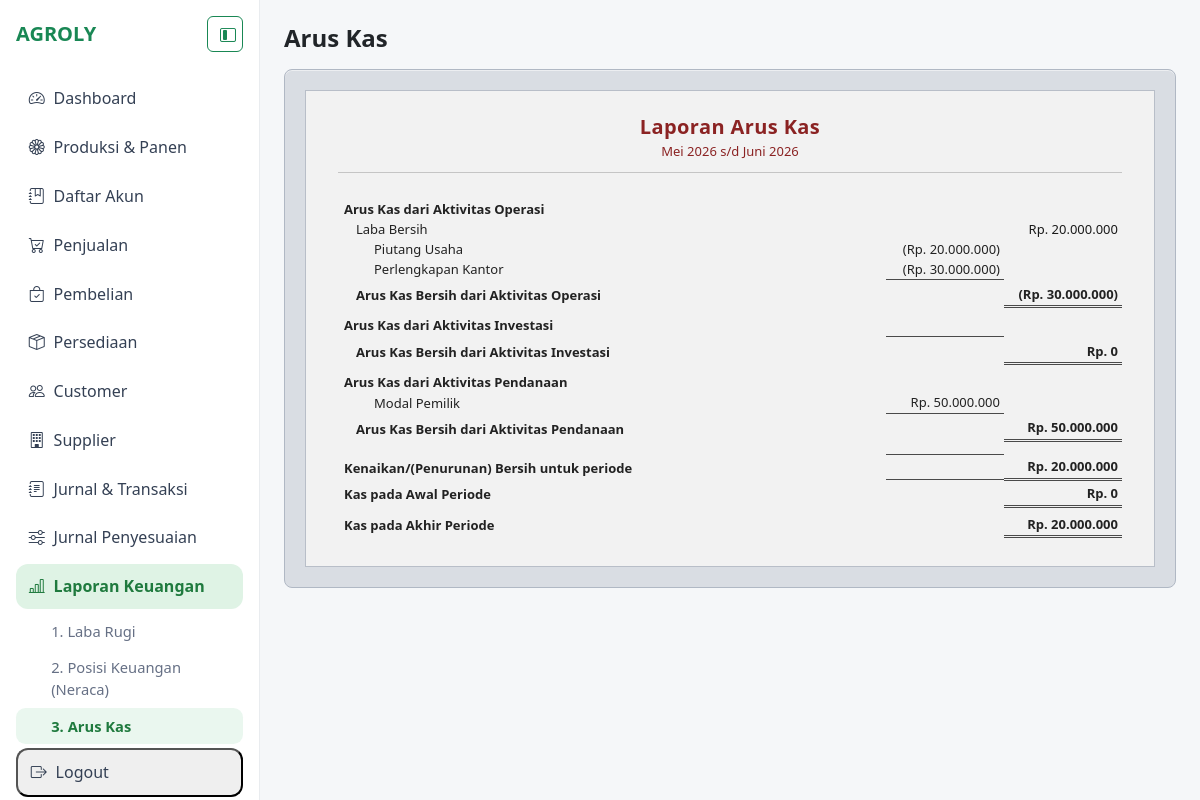
Page /akuntansi/laporan/arus-kas/ (signed in) on the committed database.
### agroly/akuntansi/models.py (models this page shows, shortened)
class Akun(models.Model):
    KATEGORI_AKUN = (
        ("aset", "Aset"),
        ("kewajiban", "Kewajiban"),
        ("ekuitas", "Ekuitas"),
        ("pendapatan", "Pendapatan"),
        ("hpp", "HPP"),
        ("beban_operasional", "Beban Operasional"),
        ("pendapatan_lain", "Pendapatan Lain-lain"),
        ("beban_lain", "Beban Lain-lain"),
    )
    kode_akun = models.CharField(max_length=10, unique=True)
    nama_akun = models.CharField(max_length=150)
    kategori_akun = models.CharField(max_length=30, choices=KATEGORI_AKUN)
    aktif = models.BooleanField(default=True)
    class Meta:
        db_table = "akun"
        ordering = ["kode_akun"]

### agroly/akuntansi/views.py (the view)
# urls.py: path("laporan/arus-kas/", LaporanArusKasView.as_view(), name="laporan_arus_kas"),
class LaporanArusKasView(LoginRequiredMixin, TemplateView):
    template_name = "akuntansi/laporan_arus_kas.html"
    def get_context_data(self, **kwargs):
        context = super().get_context_data(**kwargs)
        context["arus_kas_detail"] = ServiceLaporanKeuangan.hitung_arus_kas_terstruktur()
        return context

### agroly/akuntansi/services.py (called while the page is built)
    @staticmethod
    def _format_rp(nilai: Decimal) -> str:
        return format_rupiah(nilai)

    @staticmethod
    def _format_rp_neraca(nilai: Decimal) -> str:
        return format_rupiah_neraca(nilai)

    @staticmethod
    def _rentang_periode():
        rentang = JurnalHeader.objects.aggregate(awal=Min("tanggal"), akhir=Max("tanggal"))
        return rentang["awal"], rentang["akhir"]

    @staticmethod
    def _label_periode_arus_kas() -> str:
        awal, akhir = ServiceLaporanKeuangan._rentang_periode()
        if not awal or not akhir:
            return "Belum ada transaksi"
        if awal == akhir:
            return f"{BULAN_ID[awal.month]} {awal.year}"
        if awal.year == akhir.year:
            return f"{BULAN_ID[awal.month]} {awal.year} s/d {BULAN_ID[akhir.month]} {akhir.year}"
        return f"{BULAN_ID[awal.month]} {awal.year} s/d {BULAN_ID[akhir.month]} {akhir.year}"

    @staticmethod
    def _mutasi_akun_periode(akun: Akun, awal, akhir) -> Decimal:
        agregat = JurnalDetail.objects.filter(
            akun=akun,
            jurnal_header__tanggal__gte=awal,
            jurnal_header__tanggal__lte=akhir,
        ).aggregate(total_debit=Sum("debit"), total_kredit=Sum("kredit"))
        debit = agregat["total_debit"] or Decimal("0")
        kredit = agregat["total_kredit"] or Decimal("0")
        return debit - kredit

    @staticmethod
    def _saldo_kas_per(tanggal) -> Decimal:
        if not tanggal:
            return Decimal("0")
        total = Decimal("0")
        for akun in Akun.objects.filter(kode_akun__startswith="111", aktif=True):
            agregat = JurnalDetail.objects.filter(
                akun=akun,
                jurnal_header__tanggal__lte=tanggal,
            ).aggregate(total_debit=Sum("debit"), total_kredit=Sum("kredit"))
            debit = agregat["total_debit"] or Decimal("0")
            kredit = agregat["total_kredit"] or Decimal("0")
            total += debit - kredit
        return total

    @staticmethod
    def _saldo_kas_sebelum(tanggal) -> Decimal:
        if not tanggal:
            return Decimal("0")
        return ServiceLaporanKeuangan._saldo_kas_per(tanggal - timedelta(days=1))

    @staticmethod
    def _baris_arus_kas(nama: str, nilai: Decimal) -> dict:
        return {
            "nama": nama,
            "nilai": nilai,
            "nilai_display": ServiceLaporanKeuangan._format_rp_neraca(nilai),
        }

### templates/akuntansi/laporan_arus_kas.html (shortened to what this page needs)
{% extends "base.html" %}
{% load akuntansi_filters %}
{% block content %}
<h4 class="fw-bold mb-3">Arus Kas</h4>
<div class="fin-outer">
  <div class="fin-paper">
    <header class="fin-header text-center">
      <h2 class="fin-title mb-1">{{ arus_kas_detail.judul }}</h2>
      <p class="fin-periode mb-0">{{ arus_kas_detail.periode }}</p>
    </header>
    {% include "includes/laporan_arus_kas_table.html" %}
  </div>
</div>
{% endblock %}

### templates/includes/laporan_arus_kas_table.html
{% if arus_kas_detail.sections %}
  <table class="fin-table" cellspacing="0" cellpadding="0">
    <colgroup>
      <col class="fin-col-label">
      <col class="fin-col-section">
      <col class="fin-col-group">
      <col class="fin-col-line">
    </colgroup>
    <tbody>
      {% for section in arus_kas_detail.sections %}
        <tr class="fin-gap"><td colspan="4"></td></tr>
        <tr class="fin-section-title">
          <td class="fin-label" colspan="4">{{ section.nama }}</td>
        </tr>
        {% if section.laba_bersih %}
          <tr class="fin-line">
            <td class="fin-label fin-pad-1">{{ section.laba_bersih.nama }}</td>
            <td class="fin-amt"></td>
            <td class="fin-amt"></td>
            <td class="fin-amt fin-amt-line">{{ section.laba_bersih.nilai_display }}</td>
          </tr>
        {% endif %}
        {% for baris in section.penyesuaian %}
          <tr class="fin-line">
            <td class="fin-label fin-pad-2">{{ baris.nama }}</td>
            <td class="fin-amt"></td>
            <td class="fin-amt fin-amt-adjust">{{ baris.nilai_display }}</td>
            <td class="fin-amt"></td>
          </tr>
        {% endfor %}
        <tr class="fin-section-total">
          <td class="fin-label fin-pad-1 fin-total-label">{{ section.total_label }}</td>
          <td class="fin-amt"></td>
          <td class="fin-amt fin-amt-group"></td>
          <td class="fin-amt fin-amt-section">{{ section.total_display }}</td>
        </tr>
      {% endfor %}
      <tr class="fin-gap-lg"><td colspan="4"></td></tr>
      {% for baris in arus_kas_detail.ringkasan %}
        <tr class="{% if baris.is_final %}fin-grand-total{% else %}fin-summary-row{% endif %}">
          <td class="fin-label fin-total-label">{{ baris.nama }}</td>
          <td class="fin-amt"></td>
          <td class="fin-amt {% if not baris.is_final %}fin-amt-group{% endif %}"></td>
          <td class="fin-amt {% if baris.is_final %}fin-amt-grand{% else %}fin-amt-section{% endif %}">
            {{ baris.nilai_display }}
          </td>
        </tr>
      {% endfor %}
    </tbody>
  </table>
{% else %}
  <p class="text-muted text-center py-5 mb-0">Belum ada data untuk laporan arus kas.</p>
{% endif %}

### templates/base.html (style rules this page uses)
body { background:#f5f7f9; }

### templates/includes/laporan_finansial_styles.html (style rules this page uses)
.fin-outer { background: #d9dde3; border: 1px solid #b0b8c4; border-radius: .5rem; padding: 1.25rem; box-shadow: inset 0 1px 0 rgba(255, 255, 255, 0.5); }
.fin-paper { max-width: 880px; margin: 0 auto; background: #f2f2f2; border: 1px solid #b8bec8; padding: 1.5rem 2rem 1.75rem; font-family: "Segoe UI", Tahoma, Geneva, Verdana, sans-serif; font-size: 13px; color: #222; line-height: 1.35; }
.fin-header { margin-bottom: 1.1rem; padding-bottom: .75rem; border-bottom: 1px solid #c5c5c5; }
.fin-title { color: #8b2323; font-size: 1.25rem; font-weight: 700; letter-spacing: 0.02em; }
.fin-periode { color: #8b2323; font-size: 13px; font-weight: 500; }
.fin-table { width: 100%; border-collapse: collapse; table-layout: fixed; }
.fin-col-label { width: auto; }
.fin-col-section { width: 118px; }
.fin-col-group { width: 118px; }
.fin-col-line { width: 118px; }
.fin-table td { padding: 2px 6px; vertical-align: bottom; }
.fin-label { text-align: left; font-weight: 400; }
.fin-pad-1 { padding-left: 18px !important; }
.fin-pad-2 { padding-left: 36px !important; }
.fin-amt { text-align: right; font-variant-numeric: tabular-nums; white-space: nowrap; padding-right: 4px !important; }
.fin-gap td { height: 6px; padding: 0; border: none; }
.fin-gap-lg td { height: 14px; padding: 0; border: none; }
.fin-section-title .fin-label { font-weight: 700; font-size: 13px; padding-top: 4px; }
.fin-line td { padding-top: 1px; padding-bottom: 1px; }
.fin-amt-line { color: #1a1a1a; }
.fin-amt-group { font-weight: 600; border-top: 1px solid #4a4a4a; padding-top: 3px !important; }
.fin-section-total td, .fin-net-row td, .fin-grand-total td { padding-top: 6px; padding-bottom: 2px; }
.fin-total-label { font-weight: 700 !important; }
.fin-amt-section { font-weight: 700; border-bottom: 3px double #4a4a4a; padding-bottom: 2px !important; }
.fin-amt-grand { font-weight: 700; border-bottom: 3px double #4a4a4a; padding-bottom: 2px !important; }
.fin-amt-adjust { font-weight: 400; }
.fin-summary-row td { padding-top: 4px; }
.fin-grand-total td { padding-top: 8px; }

### rows in the picture
Akun: nama "Piutang Usaha"
Akun: nama "Perlengkapan Kantor"
Akun: nama "Modal Pemilik"

### other values in the picture
{{ arus_kas_detail.judul }} "Laporan Arus Kas"
{{ arus_kas_detail.periode }} "Mei 2026 s/d Juni 2026"
{{ section.nama }} "Arus Kas dari Aktivitas Operasi" "Arus Kas dari Aktivitas Investasi" "Arus Kas dari Aktivitas Pendanaan"
{{ section.laba_bersih.nama }} "Laba Bersih"
{{ section.laba_bersih.nilai_display }} "Rp. 20.000.000"
{{ baris.nilai_display }} "(Rp. 20.000.000)" "(Rp. 30.000.000)" "Rp. 50.000.000"
{{ section.total_label }} "Arus Kas Bersih dari Aktivitas Operasi" "Arus Kas Bersih dari Aktivitas Investasi" "Arus Kas Bersih dari Aktivitas Pendanaan"
{{ section.total_display }} "(Rp. 30.000.000)" "Rp. 0" "Rp. 50.000.000"
{{ baris.nama }} "Kenaikan/(Penurunan) Bersih untuk periode" "Kas pada Awal Periode" "Kas pada Akhir Periode"
{{ baris.nilai_display }} "Rp. 20.000.000" "Rp. 0" "Rp. 20.000.000"
